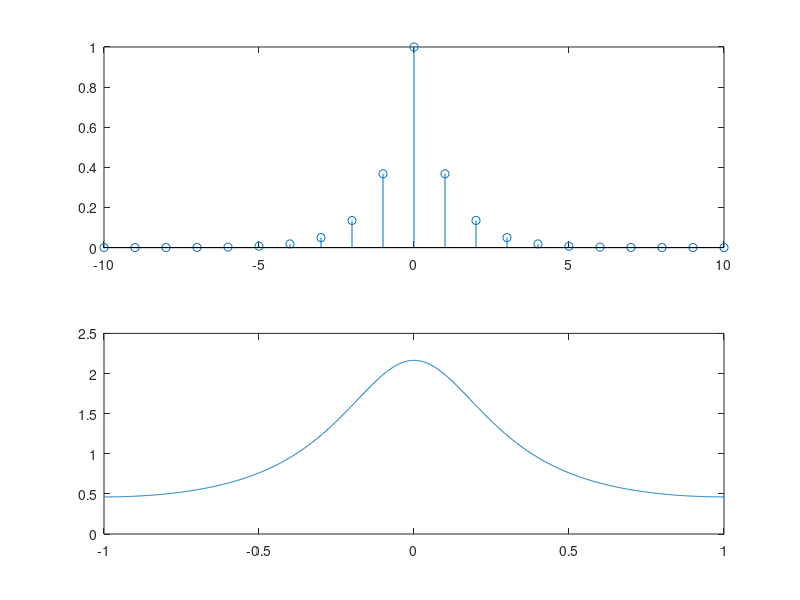

The MATLAB script that drew this image:
% Ex3_19_2

Dt = 0.00005;
t = -0.005:Dt:0.005;
xa = exp(-1000*abs(t));

Ts = 0.001;
n = -25:1:25;
x = exp(-1000*abs(n * Ts));

K = 500;
k = 0:1:K;
w = pi*k/K;
X = x * exp(-i * n' * w);
X = real(X);
w = [-fliplr(w), w(2:K+1)];
X = [fliplr(X), X(2:K+1)];

subplot(2, 1, 1); stem(n * Ts * 1000, x); axis([-10, 10]);
subplot(2, 1, 2); plot(w/pi, X);
